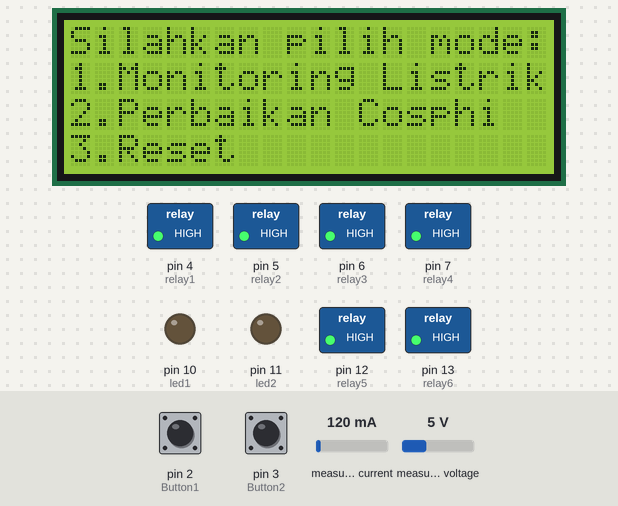
Bench run of a sketch on a simulated Arduino Uno, built with avr-gcc and run on an emulated ATmega328P. Shown: 20×4 character LCD, switched loads named in the sketch (green lamp = pin HIGH), output pins drawn as LEDs (lit = HIGH). The test bench sets the inputs (shaded band); at power-on: pin 3 (Button2) HIGH, measured current 120 mA, measured voltage 5 V, pin 2 (Button1) HIGH. The local clock reads 2024-03-15 10:24:30 at power-on unless the sketch sets it; what the sketch prints to the serial monitor is not drawn.

Above: at 2.3 s.
2.4 s: pin 3 (Button2) pulled LOW for 0.15 s
At 4.0 s:
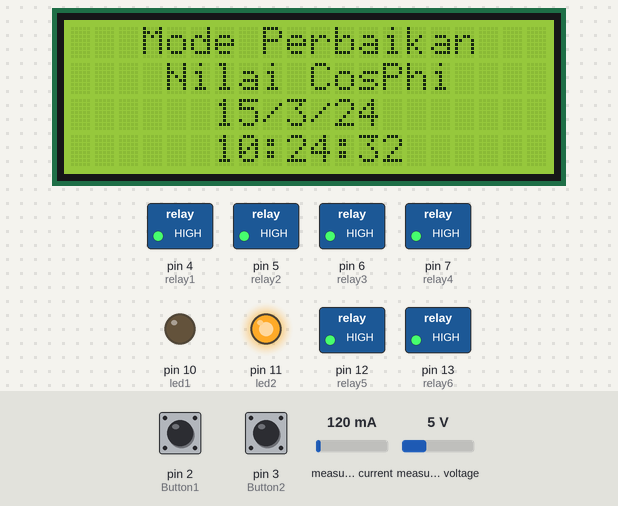
At 8.3 s:
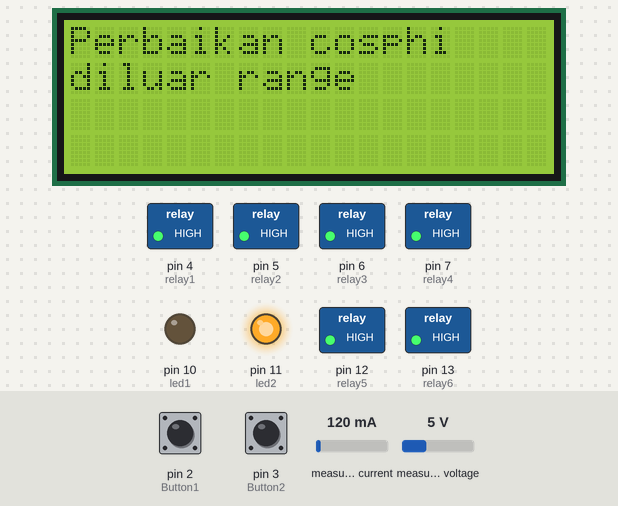
8.5 s: measured current set to 40 mA
11.5 s: measured voltage set to 0.3 V
At 16.5 s:
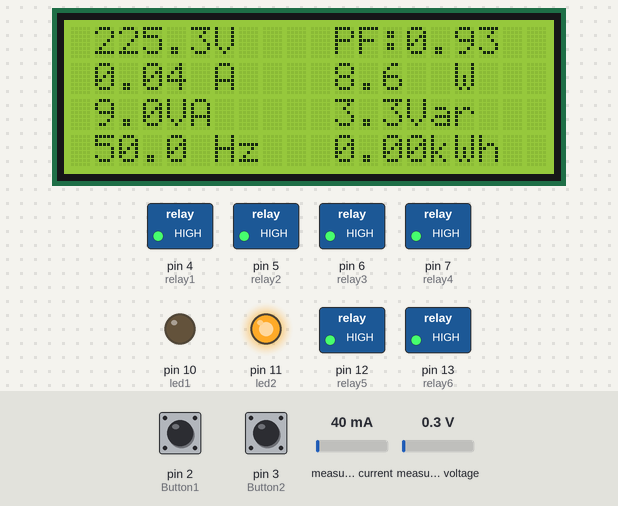
Timing chart, 0 to 18.0 s (numbered marks = the images above; inputs shaded):
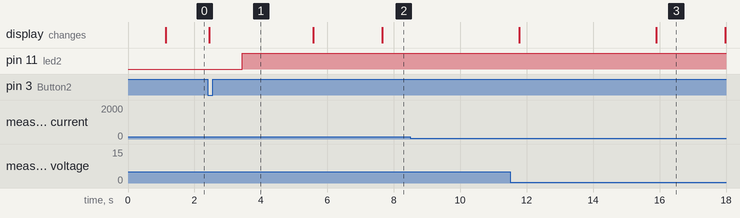

Measured:
- after the input at 2.4 s, pin 11 (led2): LOW → HIGH after 1.0 s; the display: changes after 0.05 s (image 1)
- after the input at 8.5 s, every drawn part: stays the same
- after the input at 11.5 s, the display: first differs from a run without the input after 4.4 s (image 3)

The sketch:

Arduino_Nano_V3.ino
```cpp
/*****************************************************************************
  Created by: Aditya Pratama. email: adityapratama141198@gmail.com. July 2022
  Energi Meter and Power Factor Correction Version 1.0
  Energy Meter and Correction the power factor for 1 phase
  This is open source code. Please include my name in copies of this code
  Thankyou ...
 *****************************************************************************/

#include "DS3231_Simple.h"
#include <Wire.h>
#include <PZEM004Tv30.h>
#include <LiquidCrystal_I2C.h>
LiquidCrystal_I2C lcd (0x27, 20, 4);
DS3231_Simple Clock;
PZEM004Tv30 pzem(8, 9);               // PZEM-004T Serial Communication at RX in pin 8 and TX in pin 9

// Initialize Pin Relay
const int relay1 = 4;
const int relay2 = 5;
const int relay3 = 6;
const int relay4 = 7;
const int relay5 = 12;
const int relay6 = 13;
int relayON = LOW;                   //Initialze relay on
int relayOFF = HIGH;                 //Initialze relay off

// Intialize mode
int mode = 1;

// Initialize for date and time
String myDate, myTime;
int Year, Month, Day, Hour, Minute, Second;

// constants won't change. They're used here to set pin numbers:
const int Button1 = 2;                      // the number of the button 1 pin. di PCB 2
const int Button2 = 3;                      // the number of the button 2 pin, di PCB 3
const int led1 = 10;                        // the number of the LED 1 pin, di PCB 10
const int led2 = 11;                        // the number of the LED 2 pin, di PCB 11

void setup() {
  Serial.begin(9600);
  Clock.begin();
  pinMode(led1, OUTPUT);                    // initialize the LED 1 pin as an output:
  pinMode(led2, OUTPUT);                    // initialize the LED 2 pin as an output:
  pinMode(Button1, INPUT_PULLUP);           // initialize the pushbutton 1 pin as an input:
  pinMode(Button2, INPUT_PULLUP);           // initialize the pushbutton 2 pin as an input:
  pinMode(relay1, OUTPUT);                  // initialize the relay 1 pin as an output:
  pinMode(relay2, OUTPUT);                  // initialize the relay 2 pin as an output:
  pinMode(relay3, OUTPUT);                  // initialize the relay 3 pin as an output:
  pinMode(relay4, OUTPUT);                  // initialize the relay 4 pin as an output:
  pinMode(relay5, OUTPUT);                  // initialize the relay 5 pin as an output:
  pinMode(relay6, OUTPUT);                  // initialize the relay 6 pin as an output:
  digitalWrite(relay1, relayOFF);           // initialize relay 1 is actif low
  digitalWrite(relay2, relayOFF);           // initialize relay 2 is actif low
  digitalWrite(relay3, relayOFF);           // initialize relay 3 is actif low
  digitalWrite(relay4, relayOFF);           // initialize relay 4 is actif low
  digitalWrite(relay5, relayOFF);           // initialize relay 5 is actif low
  digitalWrite(relay6, relayOFF);           // initialize relay 6 is actif low

  // Initialze LCD
  lcd.init();
  lcd.backlight();
  lcd.setCursor(5, 0);
  lcd.print("LCD Ready!");
  delay(1000);

  // Mode selection start display
  lcd.clear();
  lcd.setCursor(0, 0);
  lcd.print("Silahkan pilih mode:");
  lcd.setCursor(0, 1);
  lcd.print("1.Monitoring Listrik");
  lcd.setCursor(0, 2);
  lcd.print("2.Perbaikan Cosphi");
  lcd.setCursor(0, 3);
  lcd.print("3.Reset");

  // Uncomment if you wanna reset the energy value in PZEM004Tv3.0
  // Serial.println("Reset Energy");
  // pzem.resetEnergy();
}

void sensor_PZEM_004T_reading() {
  // Reading data from PZEM-004T
  float V = pzem.voltage();
  float I = pzem.current();
  float S = V * I;
  float PF = pzem.pf() - 0.02;
  float P = pzem.power();
  float phi = acos(PF);
  float R = S * sin(phi);
  float F = pzem.frequency();
  float E = pzem.energy();

  float V_send = V * 100;
  float I_send = I * 100;
  float S_send = S * 100;
  float PF_send = PF * 100;
  float P_send = P * 100;
  float R_send = R * 100;
  float F_send = F * 100;
  float E_send = E * 100;
  // Collect data into variable (String) str
  String str = "*" +  String(V_send) + "," + String(I_send) + "," + String(S_send) + "," +  String(PF_send) + "," + String(P_send) + "," + String(R_send) + "," + String(F_send) + "," + String(E_send) + '#';

  // Sending data into ESP32 using serial communication
  Serial.println(str);
  delay(2000);

  // LCD display parameter
  lcd.clear();
  lcd.setCursor(1, 0);
  lcd.print(V, 1);
  lcd.print("V");
  lcd.setCursor(1, 1);
  lcd.print(I);
  lcd.print(" A");
  lcd.setCursor(1, 2);
  lcd.print(S, 1);
  lcd.print("VA");
  lcd.setCursor(1, 3);
  lcd.print(F, 1);
  lcd.print(" Hz");
  lcd.setCursor(11, 0);
  lcd.print("PF:");
  lcd.print(PF);
  lcd.setCursor(11, 1);
  lcd.print(P, 1);
  lcd.print("  W");
  lcd.setCursor(11, 2);
  lcd.print(R, 1);
  lcd.print("Var");
  lcd.setCursor(11, 3);
  lcd.print(E);
  lcd.print("kWh");
  delay(2000);
}

void RTC_time() {
  DateTime waktu;
  waktu = Clock.read();
  // Separate data between date and time
  Year = waktu.Year;
  Month = waktu.Month;
  Day = waktu.Day;
  Hour = waktu.Hour;
  Minute = waktu.Minute;
  Second = waktu.Second;
  myDate = String(Day) + "/" + String(Month) + "/" + String(Year);
  myTime = String(Hour) + ":" + String(Minute) + ":" + String(Second);
  lcd.setCursor(6, 2);
  lcd.print(myDate);
  lcd.setCursor(6, 3);
  lcd.print(myTime);
}

void loop () {
  switch (mode) {
    case 1:
      if (digitalRead(Button1) == LOW) {
        lcd.clear();
        lcd.setCursor(8, 0);
        lcd.print("Mode");
        lcd.setCursor(1, 1);
        lcd.print("Monitoring Listrik");
        RTC_time();
        delay(1000);
        mode = 2;
      }
      else if (digitalRead(Button2) == LOW) {
        lcd.clear();
        lcd.setCursor(3, 0);
        lcd.print("Mode Perbaikan");
        lcd.setCursor(4, 1);
        lcd.print("Nilai CosPhi");
        RTC_time();
        delay(1000);
        mode = 3;
      }
      break;

    case 2:
      digitalWrite(led1, HIGH);         // LED1 turn on
      digitalWrite(led2, LOW);          // LED2 turn off
      sensor_PZEM_004T_reading();
      break;

    case 3:
      digitalWrite(led1, LOW);          // LED1 turn off
      digitalWrite(led2, HIGH);         // LED2 turn on
      perbaikan_faktor_daya();
      break;
  }
}

void perbaikan_faktor_daya() {
  sensor_PZEM_004T_reading();
  float amp = pzem.current();       // Read current value
  float teg = pzem.voltage();       // Read voltage value
  float watt = pzem.power();        // Read active power value
  float PF = pzem.pf() - 0.02;      // Read power factor value
  if (PF <= 0.85 && PF >= 0.70) {   // Set power factor range, before correction using capasitor
    // Calculate Q1
    float rad1 = acos(PF);
    float Sin = sin(rad1);
    float Q1 = teg * amp * Sin;
    Serial.print("Q1 = ");
    Serial.println(Q1);

    // Calculate Arccos2
    float cosphi2 = 0.85;
    float rad2 = acos(cosphi2);

    // Calculate Q
    float Tan = tan(rad2);
    float Q = watt * Tan;
    Serial.print("Q = ");
    Serial.println(Q);

    // Calculate Q2
    float Q2 = Q1 - Q;
    Serial.print("Q2 = ");
    Serial.println(Q2);

    // Calculate Z
    float Z = pow(teg, 2) / Q2;
    Serial.print("Z = ");
    Serial.println(Z);

    // Get capasitor value
    float c = (1 / (2 * 3.14 * 50 * Z)) * 1000000;
    Serial.print("C: ");
    Serial.println(c);
    delay(1000);

    // Switch relay for input capasitor according to the calculated value
    // This prototype using capasitor 1.2uF, 2uF, 4uF, 8uF, 16uF
    if (c > 0 && c <= 1.2) {             // For capasitor value from 0 until 2 micro farad
      digitalWrite(relay1, relayOFF);    // Relay 1 OFF   (2uF)
      digitalWrite(relay2, relayOFF);    // Relay 2 OFF   (4uF)
      digitalWrite(relay3, relayOFF);    // Relay 3 OFF   (8uF)
      digitalWrite(relay4, relayOFF);    // Relay 4 OFF   (16uF)
      digitalWrite(relay5, relayON);     // Relay 5 ON    (1.2uF)
      digitalWrite(relay6, relayON);     // Relay 6 ON    (N)
      lcd.clear();
      lcd.setCursor(1, 0);
      lcd.print("C: ");
      lcd.print(c);
      delay(2000);
    }

    else if (c > 1.2 && c <= 2) {        // For capasitor value from 2 until 4 micro farad
      digitalWrite(relay1, relayON);     // Relay 1 ON    (2uF)
      digitalWrite(relay2, relayOFF);    // Relay 2 OFF   (4uF)
      digitalWrite(relay3, relayOFF);    // Relay 3 OFF   (8uF)
      digitalWrite(relay4, relayOFF);    // Relay 4 OFF   (16uF)
      digitalWrite(relay5, relayOFF);    // Relay 5 OFF   (1.2uF)
      digitalWrite(relay6, relayON);     // Relay 6 ON    (N)
      lcd.clear();
      lcd.setCursor(1, 0);
      lcd.print("C: ");
      lcd.print(c);
      delay(2000);
    }

    else if (c > 2 && c <= 4) {          // For capasitor value from 2 until 4 micro farad
      digitalWrite(relay1, relayOFF);    // Relay 1 OFF   (2uF)
      digitalWrite(relay2, relayON);     // Relay 2 ON    (4uF)
      digitalWrite(relay3, relayOFF);    // Relay 3 OFF   (8uF)
      digitalWrite(relay4, relayOFF);    // Relay 4 OFF   (16uF)
      digitalWrite(relay5, relayOFF);    // Relay 5 OFF   (1.2uF)
      digitalWrite(relay6, relayON);     // Relay 6 ON    (N)
      lcd.clear();
      lcd.setCursor(1, 0);
      lcd.print("C: ");
      lcd.print(c);
      delay(2000);
    }

    else if (c > 4 && c <= 6) {          // For capasitor value from 4 until 6 micro farad
      digitalWrite(relay1, relayON);     // Relay 1 ON    (2uF)
      digitalWrite(relay2, relayON);     // Relay 2 ON    (4uF)
      digitalWrite(relay3, relayOFF);    // Relay 3 OFF   (8uF)
      digitalWrite(relay4, relayOFF);    // Relay 4 OFF   (16uF)
      digitalWrite(relay5, relayOFF);    // Relay 5 OFF   (1.2uF)
      digitalWrite(relay6, relayON);     // Relay 6 ON    (N)
      lcd.clear();
      lcd.setCursor(1, 0);
      lcd.print("C: ");
      lcd.print(c);
      delay(2000);
    }

    else if (c > 6 && c <= 8) {          // For capasitor value from 6 until 8 micro farad
      digitalWrite(relay1, relayOFF);    // Relay 1 OFF   (2uF)
      digitalWrite(relay2, relayOFF);    // Relay 2 OFF   (4uF)
      digitalWrite(relay3, relayON);     // Relay 3 ON    (8uF)
      digitalWrite(relay4, relayOFF);    // Relay 4 OFF   (16uF)
      digitalWrite(relay5, relayOFF);    // Relay 5 OFF   (1.2uF)
      digitalWrite(relay6, relayON);     // Relay 6 ON    (N)
      lcd.clear();
      lcd.setCursor(1, 0);
      lcd.print("C: ");
      lcd.print(c);
      delay(2000);
    }

    else if (c > 8 && c <= 10) {         // For capasitor value from 8 until 10 micro farad
      digitalWrite(relay1, relayON);     // Relay 1 ON    (2uF)
      digitalWrite(relay2, relayOFF);    // Relay 2 OFF   (4uF)
      digitalWrite(relay3, relayON);     // Relay 3 ON    (8uF)
      digitalWrite(relay4, relayOFF);    // Relay 4 OFF   (16uF)
      digitalWrite(relay5, relayOFF);    // Relay 5 OFF   (1.2uF)
      digitalWrite(relay6, relayON);     // Relay 6 ON    (N)
      lcd.clear();
      lcd.setCursor(1, 0);
      lcd.print("C: ");
      lcd.print(c);
      delay(2000);
    }

    else if (c > 10 && c <= 12) {        // For capasitor value from 10 until 12 micro farad
      digitalWrite(relay1, relayOFF);    // Relay 1 OFF   (2uF)
      digitalWrite(relay2, relayON);     // Relay 2 ON    (4uF)
      digitalWrite(relay3, relayON);     // Relay 3 ON    (8uF)
      digitalWrite(relay4, relayOFF);    // Relay 4 OFF   (16uF)
      digitalWrite(relay5, relayOFF);    // Relay 5 OFF   (1.2uF)
      digitalWrite(relay6, relayON);     // Relay 6 ON    (N)
      lcd.clear();
      lcd.setCursor(1, 0);
      lcd.print("C: ");
      lcd.print(c);
      delay(2000);
    }

    else if (c > 12 && c <= 14) {        // For capasitor value from 12 until 14 micro farad
      digitalWrite(relay1, relayON);     // Relay 1 ON    (2uF)
      digitalWrite(relay2, relayON);     // Relay 2 ON    (4uF)
      digitalWrite(relay3, relayON);     // Relay 3 ON    (8uF)
      digitalWrite(relay4, relayOFF);    // Relay 4 OFF   (16uF)
      digitalWrite(relay5, relayOFF);    // Relay 5 OFF   (1.2uF)
      digitalWrite(relay6, relayON);     // Relay 6 ON    (N)
      lcd.clear();
      lcd.setCursor(1, 0);
      lcd.print("C: ");
      lcd.print(c);
      delay(2000);
    }

    else if (c > 14 && c <= 16) {        // For capasitor value from 14 until 16 micro farad
      digitalWrite(relay1, relayOFF);    // Relay 1 OFF   (2uF)
      digitalWrite(relay2, relayOFF);    // Relay 2 OFF   (4uF)
      digitalWrite(relay3, relayOFF);    // Relay 3 OFF   (8uF)
      digitalWrite(relay4, relayON);     // Relay 4 ON    (16uF)
      digitalWrite(relay5, relayOFF);    // Relay 5 OFF   (1.2uF)
      digitalWrite(relay6, relayON);     // Relay 6 ON    (N)
      lcd.clear();
      lcd.setCursor(1, 0);
      lcd.print("C: ");
      lcd.print(c);
      delay(2000);
    }

    else if (c > 16 && c <= 18) {        // For capasitor value from 16 until 18 micro farad
      digitalWrite(relay1, relayON);     // Relay 1 ON    (2uF)
      digitalWrite(relay2, relayOFF);    // Relay 2 OFF   (4uF)
      digitalWrite(relay3, relayOFF);    // Relay 3 OFF   (8uF)
      digitalWrite(relay4, relayON);     // Relay 4 ON    (16uF)
      digitalWrite(relay5, relayOFF);    // Relay 5 OFF   (1.2uF)
      digitalWrite(relay6, relayON);     // Relay 6 ON    (N)
      lcd.clear();
      lcd.setCursor(1, 0);
      lcd.print("C: ");
      lcd.print(c);
      delay(2000);
    }

    else if (c > 18 && c <= 20) {        // For capasitor value from 18 until 20 micro farad
      digitalWrite(relay1, relayOFF);    // Relay 1 OFF   (2uF)
      digitalWrite(relay2, relayON);     // Relay 2 ON    (4uF)
      digitalWrite(relay3, relayOFF);    // Relay 3 OFF   (8uF)
      digitalWrite(relay4, relayON);     // Relay 4 ON    (16uF)
      digitalWrite(relay5, relayOFF);    // Relay 5 OFF   (1.2uF)
      digitalWrite(relay6, relayON);     // Relay 6 ON    (N)
      lcd.clear();
      lcd.setCursor(1, 0);
      lcd.print("C: ");
      lcd.print(c);
      delay(2000);
    }

    else if (c > 20 && c <= 22) {        // For capasitor value from 20 until 24 micro farad
      digitalWrite(relay1, relayON);     // Relay 1 ON    (2uF)
      digitalWrite(relay2, relayON);     // Relay 2 ON    (4uF)
      digitalWrite(relay3, relayOFF);    // Relay 3 OFF   (8uF)
      digitalWrite(relay4, relayON);     // Relay 4 ON    (16uF)
      digitalWrite(relay5, relayOFF);    // Relay 5 OFF   (1.2uF)
      digitalWrite(relay6, relayON);     // Relay 6 ON    (N)
      lcd.clear();
      lcd.setCursor(1, 0);
      lcd.print("C: ");
      lcd.print(c);
      delay(2000);
    }

    else if (c > 22 && c <= 24) {        // For capasitor value from 24 until 26 micro farad
      digitalWrite(relay1, relayOFF);    // Relay 1 OFF   (2uF)
      digitalWrite(relay2, relayOFF);    // Relay 2 OFF   (4uF)
      digitalWrite(relay3, relayON);     // Relay 3 ON    (8uF)
      digitalWrite(relay4, relayON);     // Relay 4 ON    (16uF)
      digitalWrite(relay5, relayOFF);    // Relay 5 OFF   (1.2uF)
      digitalWrite(relay6, relayON);     // Relay 6 ON    (N)
      lcd.clear();
      lcd.setCursor(1, 0);
      lcd.print("C: ");
      lcd.print(c);
      delay(2000);
    }

    else if (c > 24 && c <= 26) {        // For capasitor value from 24 until 26 micro farad
      digitalWrite(relay1, relayON);     // Relay 1 ON    (2uF)
      digitalWrite(relay2, relayOFF);    // Relay 2 OFF   (4uF)
      digitalWrite(relay3, relayON);     // Relay 3 ON    (8uF)
      digitalWrite(relay4, relayON);     // Relay 4 ON    (16uF)
      digitalWrite(relay5, relayOFF);    // Relay 5 OFF   (1.2uF)
      digitalWrite(relay6, relayON);     // Relay 6 ON    (N)
      lcd.clear();
      lcd.setCursor(1, 0);
      lcd.print("C: ");
      lcd.print(c);
      delay(2000);
    }

    else if (c > 26 && c <= 28) {        // For capasitor value from 24 until 26 micro farad
      digitalWrite(relay1, relayOFF);    // Relay 1 OFF   (2uF)
      digitalWrite(relay2, relayON);     // Relay 2 ON    (4uF)
      digitalWrite(relay3, relayON);     // Relay 3 ON    (8uF)
      digitalWrite(relay4, relayON);     // Relay 4 ON    (16uF)
      digitalWrite(relay5, relayOFF);    // Relay 5 OFF   (1.2uF)
      digitalWrite(relay6, relayON);     // Relay 6 ON    (N)
      lcd.clear();
      lcd.setCursor(1, 0);
      lcd.print("C: ");
      lcd.print(c);
      delay(2000);
    }

    else if (c > 28 && c <= 30) {        // For capasitor value from 24 until 26 micro farad
      digitalWrite(relay1, relayON);     // Relay 1 ON    (2uF)
      digitalWrite(relay2, relayON);     // Relay 2 ON    (4uF)
      digitalWrite(relay3, relayON);     // Relay 3 ON    (8uF)
      digitalWrite(relay4, relayON);     // Relay 4 ON    (16uF)
      digitalWrite(relay5, relayOFF);    // Relay 5 OFF   (1.2uF)
      digitalWrite(relay6, relayON);     // Relay 6 ON    (N)
      lcd.clear();
      lcd.setCursor(1, 0);
      lcd.print("C: ");
      lcd.print(c);
      delay(2000);
    }
    else {
      lcd.clear();
      lcd.setCursor(0, 0);
      lcd.print("Nilai Kapasitor");
      lcd.setCursor(0, 1);
      lcd.print("Tidak Memenuhi Untuk");
      lcd.setCursor(0, 2);
      lcd.print("Perbaikan PF");
      delay(2000);
    }

  } else {
    lcd.clear();
    lcd.setCursor(0, 0);
    lcd.print("Perbaikan cosphi");
    lcd.setCursor(0, 1);
    lcd.print("diluar range");
    delay(2000);
    sensor_PZEM_004T_reading();
  }
}
```
